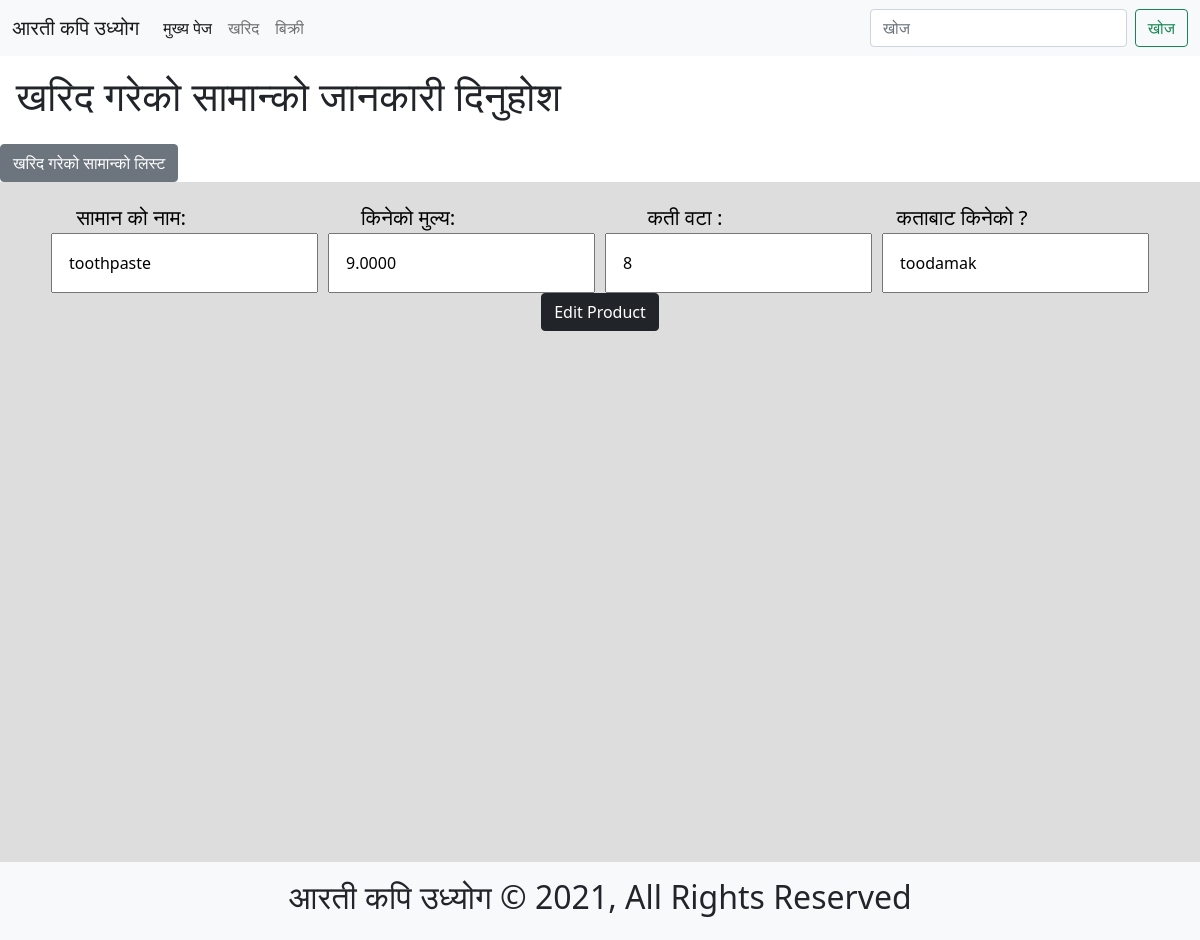
Screenshot of /purchases/edit/toothpaste/ with the database file from the repository.
### purchases/models.py (models this page shows, shortened)
class Purchases(models.Model):
    product_name = models.CharField(max_length=255, blank=False, null=True)
    price = models.DecimalField(
        decimal_places=4, max_digits=255, blank=False, null=True)
    quantity = models.CharField(max_length=255, blank=False, null=True)
    slug = models.SlugField(max_length=255, blank=False,
                            null=False, unique=True)
    bought_from = models.CharField(max_length=255, blank=False, null=True)

### purchases/views.py (the view, shortened to what this page needs)
# urls.py: path('edit/<str:slug>/', purchase_edit),
def purchase_edit(request, slug):
    template_name = "purchase_edit.html"
    purchase = Purchases.objects.filter(slug=slug).first()
    purchases_edit_form = PurchasesModelForm(
        request.POST or None, instance=purchase)
    context = {
        "form": purchases_edit_form
    }
    return render(request, template_name, context)

### purchases/forms.py (shortened to what this page needs)
class PurchasesModelForm(forms.ModelForm):
    class Meta:
        model = Purchases
        labels = {
            'product_name': 'सामान को नाम',
            'price': 'किनेको मुल्य',
            'quantity': 'कती वटा ',
            'bought_from': 'कताबाट किनेको ?'
        }
        fields = ["product_name", "price", "quantity", "bought_from"]

### purchases/templates/purchase_edit.html
{% extends 'purchases.html' %}
{% block form %}
        {{form.as_p}}
{% endblock %}
{% block edit_button %}
<button class="btn btn-dark" type="submit">Edit Product</button>
{% endblock %}

### purchases/staticfiles/purchases_home/purchases_home.css (style rules this page uses)
#purchases_content .container p { margin: 0 5px; }
#purchases_content .container p label { display: block; text-align: center; margin-right: 40%; font-size: 1.3rem; }
#purchases_content .container p input { padding: 1rem; outline: none; min-width: 15vw; }

### staticfiles/base/base.css (style rules this page uses)
* { margin: 0; padding: 0; -webkit-box-sizing: border-box; box-sizing: border-box; }

### rows the page displays
Purchases: product_name "toothpaste", price "9.0000", quantity "8", bought_from "toodamak"
